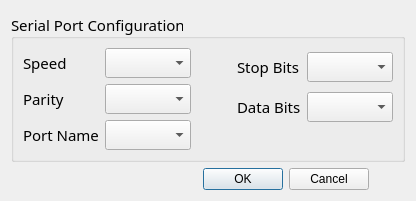
<?xml version="1.0" encoding="UTF-8"?>
<ui version="4.0">
 <class>serialConfig</class>
 <widget class="QDialog" name="serialConfig">
  <property name="geometry">
   <rect>
    <x>0</x>
    <y>0</y>
    <width>376</width>
    <height>183</height>
   </rect>
  </property>
  <property name="sizePolicy">
   <sizepolicy hsizetype="Maximum" vsizetype="Maximum">
    <horstretch>0</horstretch>
    <verstretch>0</verstretch>
   </sizepolicy>
  </property>
  <property name="maximumSize">
   <size>
    <width>376</width>
    <height>183</height>
   </size>
  </property>
  <property name="windowTitle">
   <string>Configuration</string>
  </property>
  <layout class="QGridLayout" name="gridLayout">
   <item row="1" column="0">
    <widget class="QDialogButtonBox" name="buttonBox">
     <property name="sizePolicy">
      <sizepolicy hsizetype="Maximum" vsizetype="Fixed">
       <horstretch>0</horstretch>
       <verstretch>0</verstretch>
      </sizepolicy>
     </property>
     <property name="maximumSize">
      <size>
       <width>358</width>
       <height>16777215</height>
      </size>
     </property>
     <property name="orientation">
      <enum>Qt::Horizontal</enum>
     </property>
     <property name="standardButtons">
      <set>QDialogButtonBox::Cancel|QDialogButtonBox::Ok</set>
     </property>
    </widget>
   </item>
   <item row="0" column="0">
    <widget class="QGroupBox" name="groupBox">
     <property name="sizePolicy">
      <sizepolicy hsizetype="Fixed" vsizetype="Fixed">
       <horstretch>0</horstretch>
       <verstretch>0</verstretch>
      </sizepolicy>
     </property>
     <property name="font">
      <font>
       <family>Ubuntu Mono</family>
       <pointsize>11</pointsize>
      </font>
     </property>
     <property name="title">
      <string>Serial Port Configuration</string>
     </property>
     <property name="alignment">
      <set>Qt::AlignBottom|Qt::AlignLeading|Qt::AlignLeft</set>
     </property>
     <layout class="QGridLayout" name="gridLayout_2">
      <item row="0" column="2">
       <layout class="QVBoxLayout" name="verticalLayout_2">
        <item>
         <layout class="QHBoxLayout" name="horizontalLayout_4">
          <item>
           <widget class="QLabel" name="label_3">
            <property name="text">
             <string>Stop Bits</string>
            </property>
           </widget>
          </item>
          <item>
           <widget class="QComboBox" name="stop_list"/>
          </item>
         </layout>
        </item>
        <item>
         <layout class="QHBoxLayout" name="horizontalLayout_2">
          <item>
           <widget class="QLabel" name="label_2">
            <property name="text">
             <string>Data Bits</string>
            </property>
           </widget>
          </item>
          <item>
           <widget class="QComboBox" name="data_list"/>
          </item>
         </layout>
        </item>
        <item>
         <spacer name="verticalSpacer">
          <property name="orientation">
           <enum>Qt::Vertical</enum>
          </property>
          <property name="sizeType">
           <enum>QSizePolicy::Minimum</enum>
          </property>
          <property name="sizeHint" stdset="0">
           <size>
            <width>20</width>
            <height>24</height>
           </size>
          </property>
         </spacer>
        </item>
       </layout>
      </item>
      <item row="0" column="0">
       <layout class="QVBoxLayout" name="verticalLayout">
        <item>
         <layout class="QHBoxLayout" name="horizontalLayout">
          <item>
           <widget class="QLabel" name="label">
            <property name="text">
             <string>Speed</string>
            </property>
           </widget>
          </item>
          <item>
           <widget class="QComboBox" name="speed_list">
            <property name="sizePolicy">
             <sizepolicy hsizetype="Fixed" vsizetype="Fixed">
              <horstretch>0</horstretch>
              <verstretch>0</verstretch>
             </sizepolicy>
            </property>
           </widget>
          </item>
         </layout>
        </item>
        <item>
         <layout class="QHBoxLayout" name="horizontalLayout_3">
          <item>
           <widget class="QLabel" name="label_4">
            <property name="text">
             <string>Parity</string>
            </property>
           </widget>
          </item>
          <item>
           <widget class="QComboBox" name="parity_list"/>
          </item>
         </layout>
        </item>
        <item>
         <layout class="QHBoxLayout" name="horizontalLayout_6">
          <item>
           <widget class="QLabel" name="label_5">
            <property name="text">
             <string>Port Name</string>
            </property>
           </widget>
          </item>
          <item>
           <widget class="QComboBox" name="port_name">
            <property name="sizePolicy">
             <sizepolicy hsizetype="Fixed" vsizetype="Fixed">
              <horstretch>0</horstretch>
              <verstretch>0</verstretch>
             </sizepolicy>
            </property>
           </widget>
          </item>
         </layout>
        </item>
       </layout>
      </item>
      <item row="0" column="1">
       <spacer name="horizontalSpacer">
        <property name="orientation">
         <enum>Qt::Horizontal</enum>
        </property>
        <property name="sizeHint" stdset="0">
         <size>
          <width>40</width>
          <height>20</height>
         </size>
        </property>
       </spacer>
      </item>
     </layout>
    </widget>
   </item>
  </layout>
 </widget>
 <resources/>
 <connections>
  <connection>
   <sender>buttonBox</sender>
   <signal>accepted()</signal>
   <receiver>serialConfig</receiver>
   <slot>accept()</slot>
   <hints>
    <hint type="sourcelabel">
     <x>248</x>
     <y>254</y>
    </hint>
    <hint type="destinationlabel">
     <x>157</x>
     <y>274</y>
    </hint>
   </hints>
  </connection>
  <connection>
   <sender>buttonBox</sender>
   <signal>rejected()</signal>
   <receiver>serialConfig</receiver>
   <slot>reject()</slot>
   <hints>
    <hint type="sourcelabel">
     <x>316</x>
     <y>260</y>
    </hint>
    <hint type="destinationlabel">
     <x>286</x>
     <y>274</y>
    </hint>
   </hints>
  </connection>
 </connections>
</ui>
